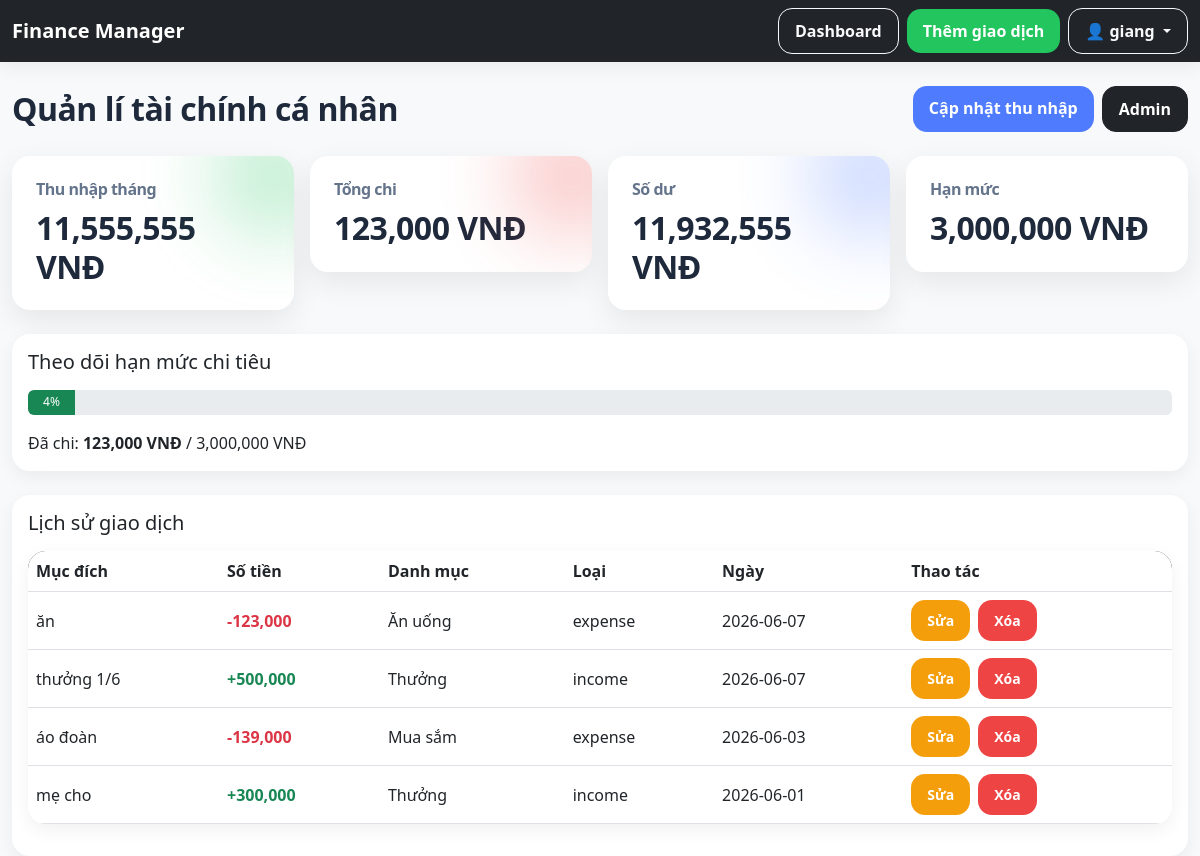
Page /dashboard (signed in) on the earlier database version.
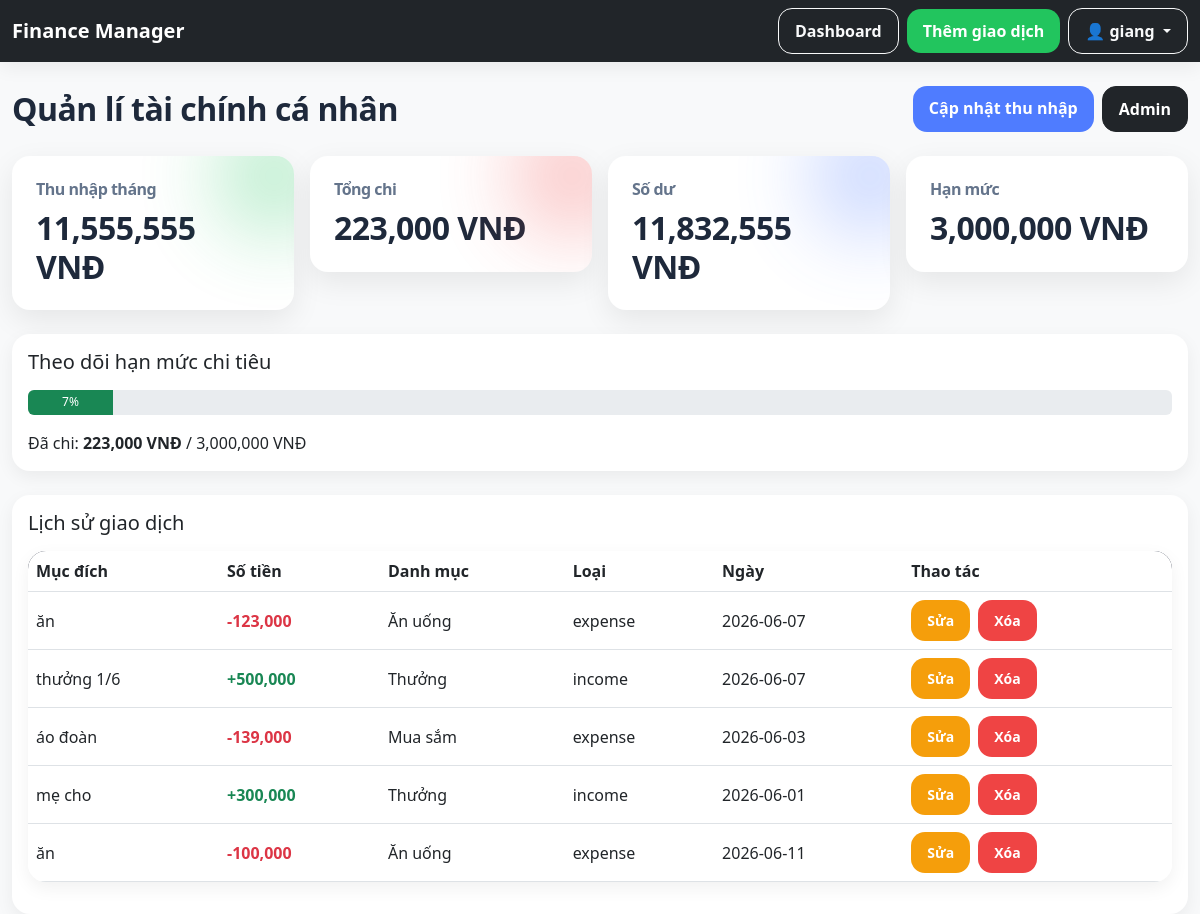
Same page on the later database version.
### models.py (models this page shows)
class Transaction(db.Model):
    id = db.Column(db.Integer, primary_key=True)
    title = db.Column(db.String(200), nullable=False)
    amount = db.Column(db.Float, nullable=False)
    category = db.Column(db.String(100), nullable=False)
    type = db.Column(db.String(20), nullable=False)
    description = db.Column(db.Text)
    date = db.Column(db.Date, default=date.today)
    user_id = db.Column(db.Integer, db.ForeignKey('user.id'), nullable=False)

### routes/transaction_routes.py (the view)
@transaction.route('/dashboard') #tạo route dashboard
@login_required # ycau đăng nhập
def dashboard():# định nghĩa hàm
    if current_user.monthly_income <= 0: # kiểm tra đã thu nhập chưa
        return redirect(url_for('transaction.set_income')) #chưa thì chuyển sâng trang thiết lập
    total_income = db.session.query(func.sum(Transaction.amount)).filter(
        Transaction.user_id == current_user.id,# lấy giao dịch của người dùng
        Transaction.type == 'income'#chỉ lấy giao dịch thu
    ).scalar() or 0 # tính tổng thu nhập
    total_expense = db.session.query(func.sum(Transaction.amount)).filter(
        Transaction.user_id == current_user.id, #lấy giao dịch của ng dùng
        Transaction.type == 'expense' # chỉ lấy giao dịch chi
    ).scalar() or 0 #tính tổng chi
    budget_limit = current_user.budget_limit or 0 #lấy hạn mức chi tiêu
    balance = current_user.monthly_income + total_income - total_expense #tính số dư
    if current_user.role == "admin": #ktra quyền adm
        transactions = Transaction.query.all() #adm xem tca giao dịch
    else:
        transactions = Transaction.query.filter_by(user_id=current_user.id).all() #user chỉ xem của mình
    return render_template(
        "dashboard.html", # hiện thị trên daashboard
        transactions=transactions,
        total_income=total_income,
        total_expense=total_expense,
        balance=balance,
        budget_limit=budget_limit,
        monthly_income=current_user.monthly_income
    )

### templates/dashboard.html (shortened to what this page needs)
{% extends 'base.html' %}
{% block content %}
<div class="d-flex justify-content-between align-items-center mb-4">
    <h2 class="fw-bold mb-0">
        Quản lí tài chính cá nhân
    </h2>
    <div class="d-flex gap-2">
        <a href="{{ url_for('transaction.set_income') }}"
           class="btn btn-primary">
            Cập nhật thu nhập
        </a>
        {% if current_user.role == 'admin' %}
        <a href="{{ url_for('admin.dashboard') }}"
           class="btn btn-dark">
            Admin
        </a>
        {% endif %}
    </div>
</div>
<div class="row g-3 mb-4">
    <div class="col-md-3">
        <div class="dashboard-card income-card">
            <h3>Thu nhập tháng</h3>
            <h2>{{ "{:,.0f}".format(monthly_income) }} VNĐ</h2>
        </div>
    </div>
    <div class="col-md-3">
        <div class="dashboard-card expense-card">
            <h3>Tổng chi</h3>
            <h2>{{ "{:,.0f}".format(total_expense) }} VNĐ</h2>
        </div>
    </div>
    <div class="col-md-3">
        <div class="dashboard-card balance-card">
            <h3>Số dư</h3>
            <h2>{{ "{:,.0f}".format(balance) }} VNĐ</h2>
        </div>
    </div>
    <div class="col-md-3">
        <div class="dashboard-card">
            <h3>Hạn mức</h3>
            <h2>{{ "{:,.0f}".format(budget_limit) }} VNĐ</h2>
        </div>
    </div>
</div>
<div class="card p-3 mb-4">
    <h5 class="mb-3">Theo dõi hạn mức chi tiêu</h5>
    {% if budget_limit > 0 %}
        {% set percent = (total_expense / budget_limit * 100) %}
    {% else %}
        {% set percent = 0 %}
    {% endif %}
    {% set progress_width = 100 if percent > 100 else percent %}
    <div class="progress" style="height:25px;">
        <div class="progress-bar
        {% if percent >=100 %} bg-danger
        {% elif percent >=80 %} bg-warning
        {% else %} bg-success
        {% endif %}"
        style="width: {{ progress_width }}%;">
        {{ percent|round|int }}%
        </div>
    </div>
    <p class="mt-3 mb-0">
        Đã chi:
        <strong>{{ "{:,.0f}".format(total_expense) }} VNĐ</strong>
        /
        {{ "{:,.0f}".format(budget_limit) }} VNĐ
    </p>
</div>
<div class="card p-3">
    <h5 class="mb-3">Lịch sử giao dịch</h5>
    {% if transactions %}
    <table class="table table-hover align-middle">
        <thead>
            <tr>
                <th>Mục đích</th>
                <th>Số tiền</th>
                <th>Danh mục</th>
                <th>Loại</th>
                <th>Ngày</th>
                <th>Thao tác</th>
            </tr>
        </thead>
        <tbody>
        {% for t in transactions %}
        <tr>
            <td>{{ t.title }}</td>
            <td>
            {% if t.type == 'income' %}
                <span class="text-success fw-bold">
                +{{ "{:,.0f}".format(t.amount) }}
                </span>
            {% else %}
                <span class="text-danger fw-bold">
                -{{ "{:,.0f}".format(t.amount) }}
                </span>
            {% endif %}
            </td>
            <td>{{ t.category }}</td>
            <td>{{ t.type }}</td>
            <td>{{ t.date }}</td>
            <td class="d-flex gap-2">
                <a href="{{ url_for('transaction.edit_transaction', id=t.id) }}"
                   class="btn btn-sm btn-warning">
                    Sửa
                </a>
                <a href="{{ url_for('transaction.delete_transaction', id=t.id) }}"
                   class="btn btn-sm btn-danger"
                   onclick="return confirm('Bạn có chắc muốn xóa?')">
                    Xóa
                </a>
            </td>
        </tr>
        {% endfor %}
        </tbody>
    </table>
    {% else %}
    <div class="alert alert-info">
        Chưa có giao dịch nào.
    </div>
    {% endif %}
</div>
{% endblock %}

Differences in the rows shown:
added Transaction: title "ăn", amount "100,000", category "Ăn uống", type "expense", date "2026-06-11"
Other differences:
{{ "{:,.0f}".format(total_expense) }}: "123,000" → "223,000"
{{ "{:,.0f}".format(balance) }}: "11,932,555" → "11,832,555"
{{ progress_width }}: 4.1000000000000005 → 7.433333333333334 (drawn)
{{ percent|round|int }}: "4" → "7"
